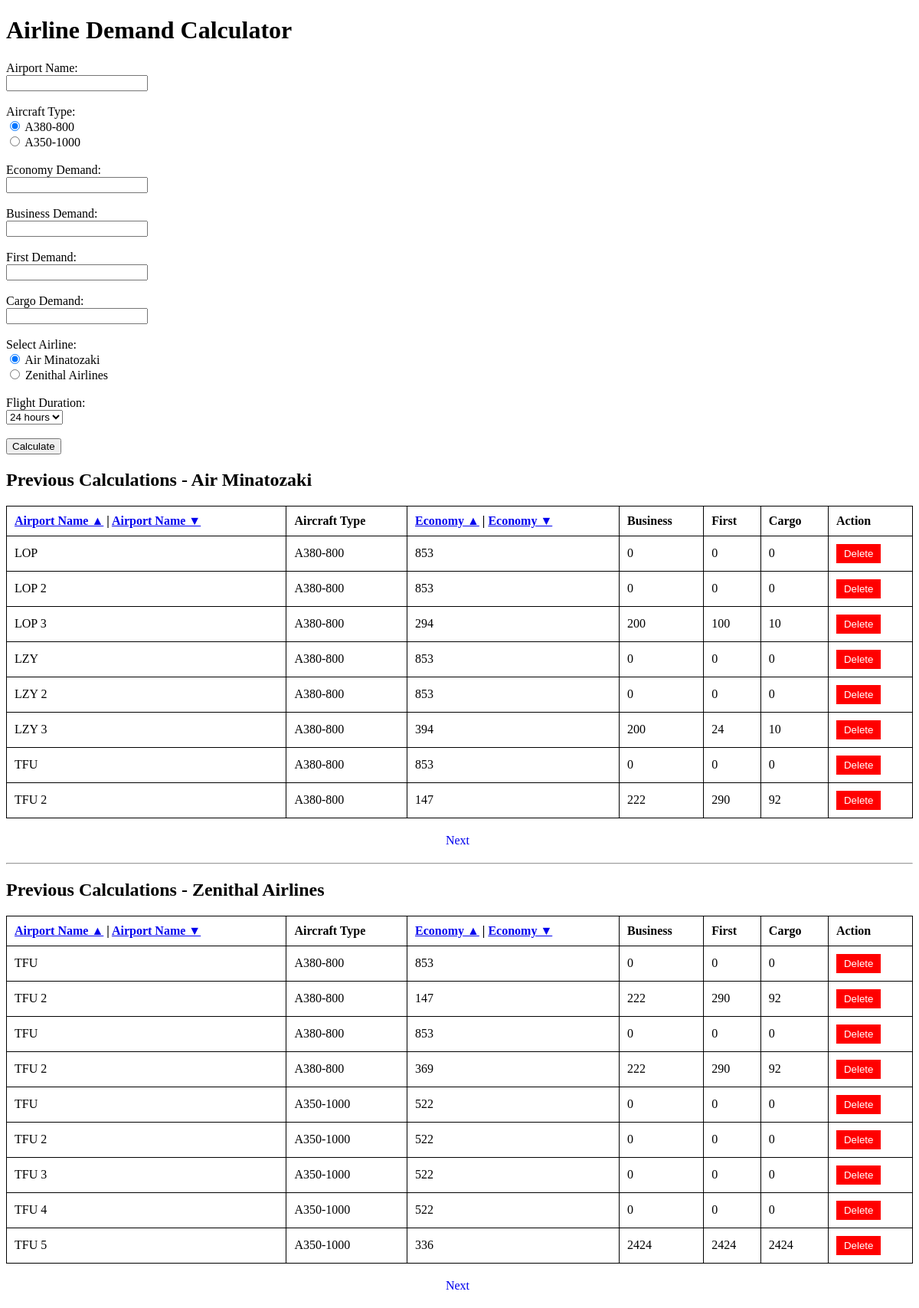
Before: / with the older database file.
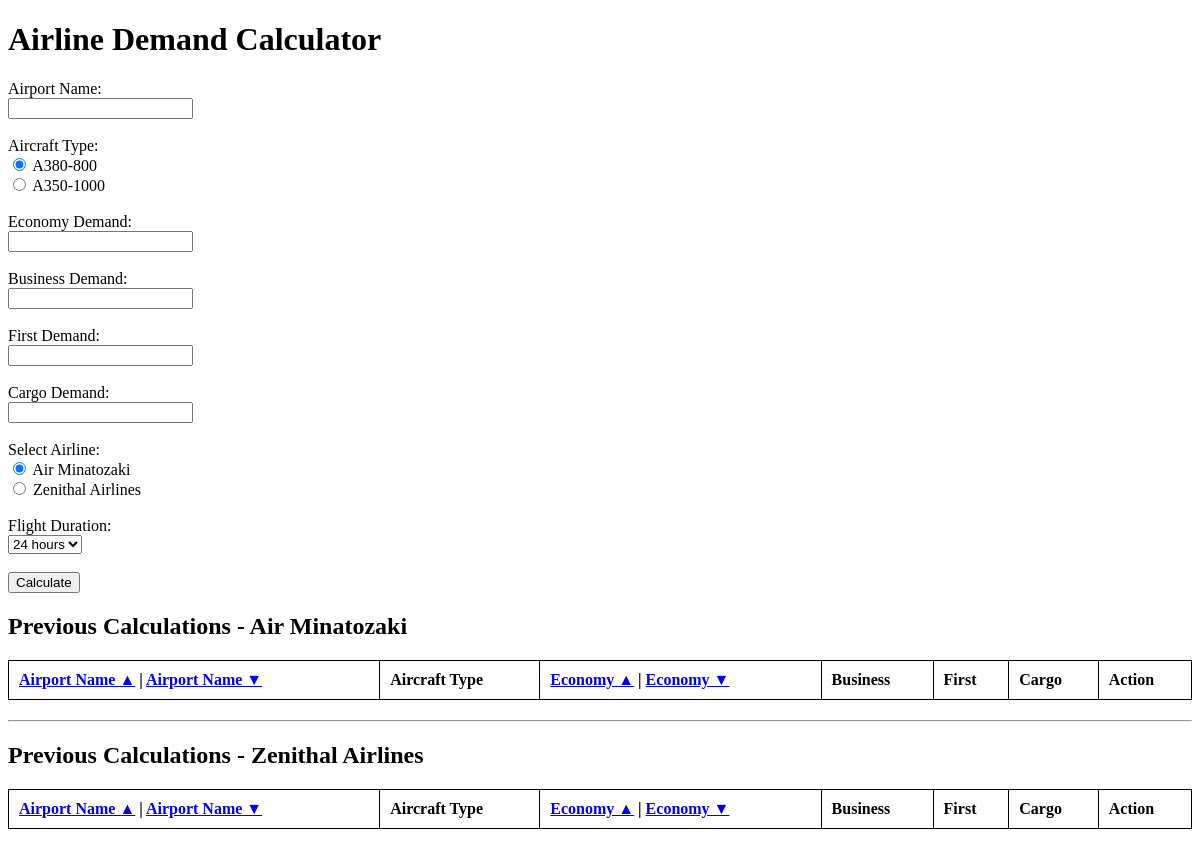
After: the same page with the newer database file.
### tables this page shows
CREATE TABLE "calculations" (
	"id"	INTEGER,
	"airport_name"	TEXT NOT NULL,
	"aircraft_type"	TEXT NOT NULL,
	"economy"	INTEGER NOT NULL,
	"business"	INTEGER NOT NULL,
	"first"	INTEGER NOT NULL,
	"cargo"	INTEGER NOT NULL,
	"table_name"	TEXT NOT NULL,
	"flight_duration"	TEXT NOT NULL,
	PRIMARY KEY("id" AUTOINCREMENT)
);

### app.py (the view)
@app.route('/')
def index():
    page = request.args.get('page', 1, type=int)
    sort_by = request.args.get('sort_by', None, type=str)
    db = get_db()
    cursor = db.cursor()
    air_minatozaki_data = fetch_paginated_data('Air Minatozaki', page, sort_by)
    zenithal_airlines_data = fetch_paginated_data('Zenithal Airlines', page, sort_by)
    return render_template('index.html',
                           air_minatozaki_data=air_minatozaki_data,
                           zenithal_airlines_data=zenithal_airlines_data,
                           page=page, sort_by=sort_by)

### app.py (called while the page is built)
def get_db():
    db = getattr(g, '_database', None)
    if db is None:
        db = g._database = sqlite3.connect(DATABASE)
        db.row_factory = sqlite3.Row  # Enable dictionary-like access to rows
    return db

@app.teardown_appcontext
def close_connection(exception):
    db = getattr(g, '_database', None)
    if db is not None:
        db.close()

### templates/index.html (shortened to what this page needs)
<!DOCTYPE html>
<html lang="en">
<head>
</head>
<body>
    <h1>Airline Demand Calculator</h1>
    <form id="demandForm">
        <label for="airport_name">Airport Name:</label><br>
        <input type="text" id="airport_name" name="airport_name" required><br><br>
        <label for="aircraft_type">Aircraft Type:</label><br>
        <input type="radio" id="A380-800" name="aircraft_type" value="A380-800" checked>
        <label for="A380-800">A380-800</label><br>
        <input type="radio" id="A350-1000" name="aircraft_type" value="A350-1000">
        <label for="A350-1000">A350-1000</label><br><br>
        <label for="economy">Economy Demand:</label><br>
        <input type="number" id="economy" name="economy" required><br><br>
        <label for="business">Business Demand:</label><br>
        <input type="number" id="business" name="business" required><br><br>
        <label for="first">First Demand:</label><br>
        <input type="number" id="first" name="first" required><br><br>
        <label for="cargo">Cargo Demand:</label><br>
        <input type="number" id="cargo" name="cargo" required><br><br>
        <label>Select Airline:</label><br>
        <input type="radio" id="Air Minatozaki" name="table_selection" value="Air Minatozaki" checked>
        <label for="Air Minatozaki">Air Minatozaki</label><br>
        <input type="radio" id="Zenithal Airlines" name="table_selection" value="Zenithal Airlines">
        <label for="Zenithal Airlines">Zenithal Airlines</label><br><br>
        <label for="flight_duration">Flight Duration:</label><br>
        <select id="flight_duration" name="flight_duration">
            <option value="24hr">24 hours</option>
        </select><br><br>
        <input type="submit" value="Calculate">
    </form>
    <h2>Previous Calculations - Air Minatozaki</h2>
    <table>
        <thead>
            <tr>
                <th><a href="?sort_by=name_asc">Airport Name ▲</a> | <a href="?sort_by=name_desc">Airport Name ▼</a></th>
                <th>Aircraft Type</th>
                <th><a href="?sort_by=economy_asc">Economy ▲</a> | <a href="?sort_by=economy_desc">Economy ▼</a></th>
                <th>Business</th>
                <th>First</th>
                <th>Cargo</th>
                <th>Action</th>
            </tr>
        </thead>
        <tbody id="air_minatozaki_table_body">
            {% for entry in air_minatozaki_data %}
            <tr data-id="{{ entry['id'] }}">
                <td>{{ entry['airport_name'] }}</td>
                <td>{{ entry['aircraft_type'] }}</td>
                <td>{{ entry['economy'] }}</td>
                <td>{{ entry['business'] }}</td>
                <td>{{ entry['first'] }}</td>
                <td>{{ entry['cargo'] }}</td>
                <td><button class="delete-btn" data-id="{{ entry['id'] }}">Delete</button></td>
            </tr>
            {% endfor %}
        </tbody>
    </table>
    {% if air_minatozaki_data %}
    <div class="pagination">
        <a href="?page={{ page + 1 }}&sort_by={{ sort_by }}">Next</a>
    </div>
    {% endif %}
    <hr>
    <h2>Previous Calculations - Zenithal Airlines</h2>
    <table>
        <thead>
            <tr>
                <th><a href="?sort_by=name_asc">Airport Name ▲</a> | <a href="?sort_by=name_desc">Airport Name ▼</a></th>
                <th>Aircraft Type</th>
                <th><a href="?sort_by=economy_asc">Economy ▲</a> | <a href="?sort_by=economy_desc">Economy ▼</a></th>
                <th>Business</th>
                <th>First</th>
                <th>Cargo</th>
                <th>Action</th>
            </tr>
        </thead>
        <tbody id="zenithal_airlines_table_body">
            {% for entry in zenithal_airlines_data %}
            <tr data-id="{{ entry['id'] }}">
                <td>{{ entry['airport_name'] }}</td>
                <td>{{ entry['aircraft_type'] }}</td>
                <td>{{ entry['economy'] }}</td>
                <td>{{ entry['business'] }}</td>
                <td>{{ entry['first'] }}</td>
                <td>{{ entry['cargo'] }}</td>
                <td><button class="delete-btn" data-id="{{ entry['id'] }}">Delete</button></td>
            </tr>
            {% endfor %}
        </tbody>
    </table>
    {% if zenithal_airlines_data %}
    <div class="pagination">
        <a href="?page={{ page + 1 }}&sort_by={{ sort_by }}">Next</a>
    </div>
    {% endif %}
</body>
</html>

### templates/index.html (style rules this page uses)
table { width: 100%; border-collapse: collapse; margin-bottom: 20px; }
table, th, td { border: 1px solid black; }
th, td { padding: 10px; text-align: left; }

Changed rows visible on the page:
removed calculations: airport_name "LOP", aircraft_type "A380-800", economy "853", business "0", first "0", cargo "0", shown under "Previous Calculations - Air Minatozaki"
removed calculations: airport_name "LOP 2", aircraft_type "A380-800", economy "853", business "0", first "0", cargo "0", shown under "Previous Calculations - Air Minatozaki"
removed calculations: airport_name "LOP 3", aircraft_type "A380-800", economy "294", business "200", first "100", cargo "10", shown under "Previous Calculations - Air Minatozaki"
removed calculations: airport_name "LZY", aircraft_type "A380-800", economy "853", business "0", first "0", cargo "0", shown under "Previous Calculations - Air Minatozaki"
removed calculations: airport_name "LZY 2", aircraft_type "A380-800", economy "853", business "0", first "0", cargo "0", shown under "Previous Calculations - Air Minatozaki"
removed calculations: airport_name "LZY 3", aircraft_type "A380-800", economy "394", business "200", first "24", cargo "10", shown under "Previous Calculations - Air Minatozaki"
removed calculations: airport_name "TFU", aircraft_type "A380-800", economy "853", business "0", first "0", cargo "0", shown under "Previous Calculations - Air Minatozaki"
removed calculations: airport_name "TFU 2", aircraft_type "A380-800", economy "147", business "222", first "290", cargo "92", shown under "Previous Calculations - Air Minatozaki"
removed calculations: airport_name "TFU", aircraft_type "A380-800", economy "853", business "0", first "0", cargo "0", shown under "Previous Calculations - Zenithal Airlines"
removed calculations: airport_name "TFU 2", aircraft_type "A380-800", economy "147", business "222", first "290", cargo "92", shown under "Previous Calculations - Zenithal Airlines"
removed calculations: airport_name "TFU", aircraft_type "A380-800", economy "853", business "0", first "0", cargo "0", shown under "Previous Calculations - Zenithal Airlines"
removed calculations: airport_name "TFU 2", aircraft_type "A380-800", economy "369", business "222", first "290", cargo "92", shown under "Previous Calculations - Zenithal Airlines"
removed calculations: airport_name "TFU", aircraft_type "A350-1000", economy "522", business "0", first "0", cargo "0", shown under "Previous Calculations - Zenithal Airlines"
removed calculations: airport_name "TFU 2", aircraft_type "A350-1000", economy "522", business "0", first "0", cargo "0", shown under "Previous Calculations - Zenithal Airlines"
removed calculations: airport_name "TFU 3", aircraft_type "A350-1000", economy "522", business "0", first "0", cargo "0", shown under "Previous Calculations - Zenithal Airlines"
removed calculations: airport_name "TFU 4", aircraft_type "A350-1000", economy "522", business "0", first "0", cargo "0", shown under "Previous Calculations - Zenithal Airlines"
removed calculations: airport_name "TFU 5", aircraft_type "A350-1000", economy "336", business "2424", first "2424", cargo "2424", shown under "Previous Calculations - Zenithal Airlines"
Other visible differences:
text no longer shown: "Next Next"
